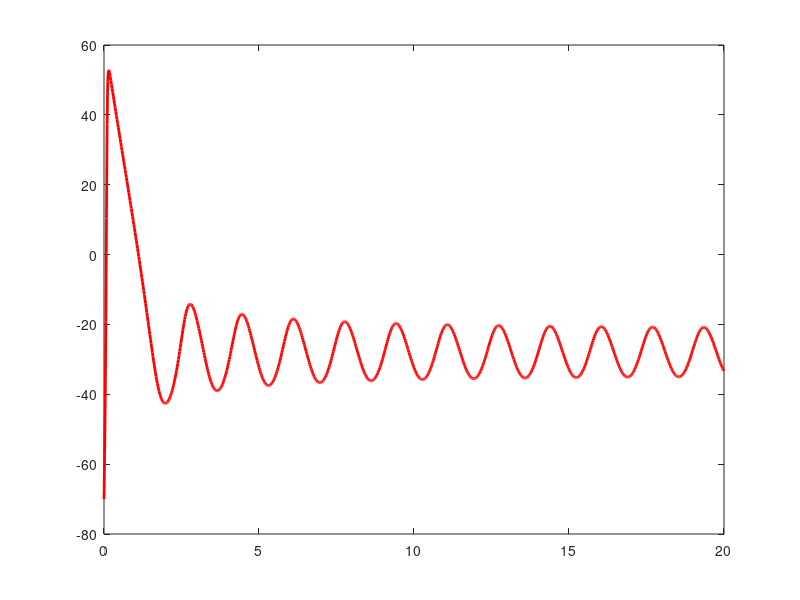
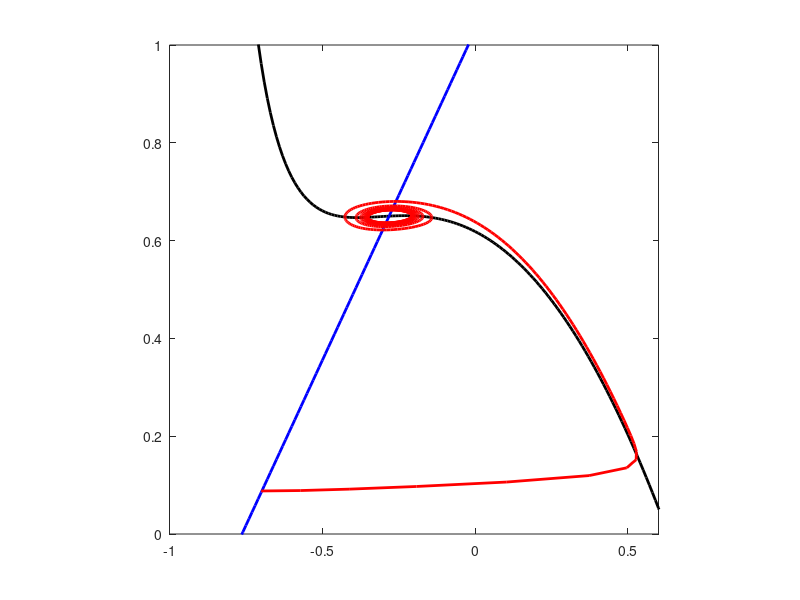

The MATLAB source for these figures, in order:
%Fourth Order Runge-Kutta for N-Dimensional Systemsclear all; hold off; close all; clc;Total_Neurons = 2;  %Solve for this number of interacting NeuronsDT = 0.02;  %Time increment as fraction of time constantFinal_Time = 20;   %Final time value for calculationLast = Final_Time/DT + 1;  %Last time stepTime = DT*[0:Last-1];  %Time vectorTau = 0.8;  %Neural time constants in msecTauR = 1.9;WTS = [1 2 2 1];  %Runge-Kutta Coefficient weightsfor NU = 1:Total_Neurons;  %Initialize	X(NU, :) = zeros(1, Last);  %Vector to store response of Neuron #1	K(NU, :) = zeros(1, 4);  %Runge-Kutta terms		Weights(NU, :) = WTS;  %Make into matrix for efficiency in main loopend;X(1, 1) = -0.70;  %Initial conditions here if different from zeroX(2, 1) = 0.088;  %Initial conditions here if different from zeroWt2 = [0 .5 .5 1];  %Second set of RK weightsrkIndex = [1 1 2 3];Stim = input('Stimulating current strength (0-2): ');whitebg('w');T1 = clock;ST = 10.6;for T = 2:Last;  for rk = 1:4  %Fourth Order Runge-Kutta	XH = X(:, T-1) + K(:, rkIndex(rk))*Wt2(rk); 	Tme =Time(T-1) + Wt2(rk)*DT;  %Time upgrade			K(1, rk) = DT/Tau*(-(17.81 + 47.71*XH(1) + 32.63*XH(1)^2)*(XH(1) - 0.55) - 26*XH(2)*(XH(1) + 0.92) + Stim);    	K(2, rk) = DT/TauR*(-XH(2) + 1.35*XH(1) + 1.03); end;	X(:, T) = X(:, T-1) + sum((Weights.*K)')'/6;end;Calculation_Time = etime(clock, T1)figure(1), ZA = plot(Time, 100*X(1, :), 'r-'); set(ZA, 'LineWidth', 2)VV = -0.9:0.01:1.5;DVdt = -0.5*((1.37 + 3.67*VV + 2.51*VV.^2).*(VV - 0.55) - Stim/13)./(VV + 0.92);DRdt = 1.35*VV + 1.03;figure(2), ZB = plot(VV, DVdt, 'k-', VV, DRdt, 'b-', X(1, :), X(2, :), 'r-'); axis([-1, 0.6, 0, 1]);set(ZB, 'LineWidth', 2); axis square;Spike_Height = max(X(1, round(Last/2):Last))